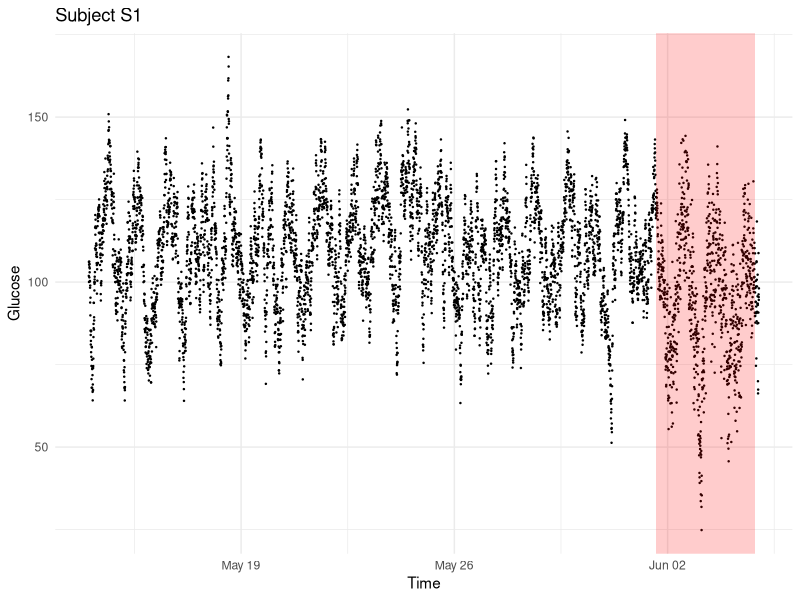
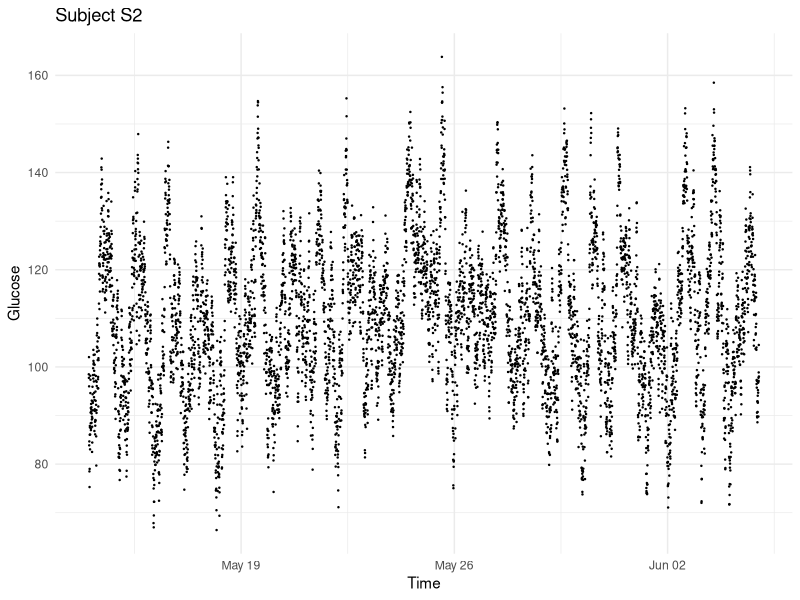
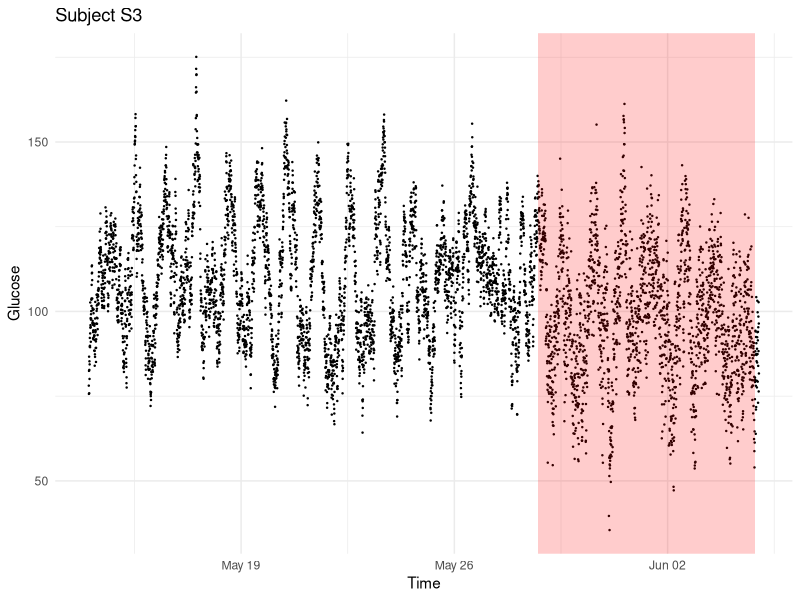
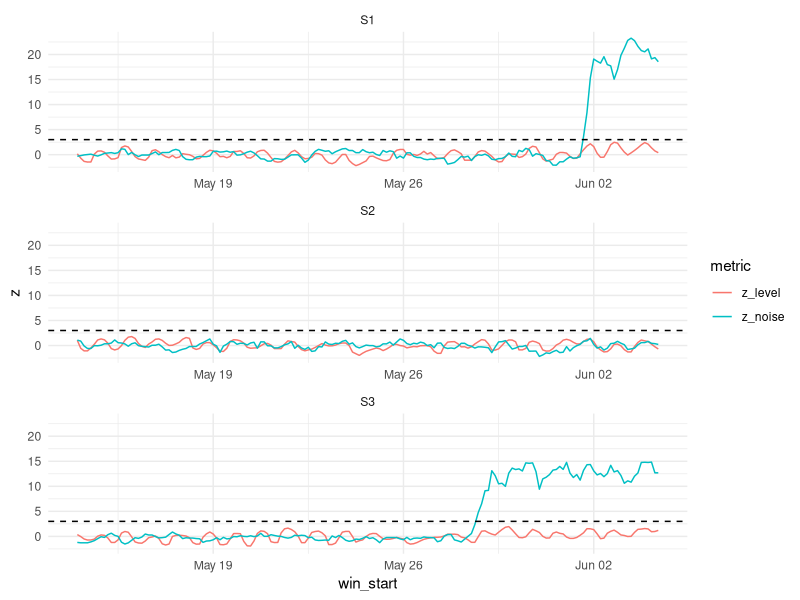

R code for these plots, in order:
## ---- chunk 1
knitr::opts_chunk$set(echo = TRUE, warning = FALSE, message = FALSE, fig.width = 11, fig.height = 3.5)
library(dplyr)
library(purrr)
library(ggplot2)
## ---- chunk 2
cfg <- list(
  window_h        = 12,    # rolling window length (hours)
  step_h          = 3,     # window step (hours)
  max_dt_min      = 20,    # only use consecutive readings <= this far apart for |diff|
  min_cov         = 0.5,   # min fraction of expected readings in a window
  session_gap_h   = 12,    # gap that starts a new sensor session
  min_windows     = 10,    # sessions with fewer windows are skipped (baseline unreliable)
  baseline_days   = NULL,  # NULL = whole session median; or e.g. 5 = use first 5 days as baseline
  z_noise         = 3,     # noise z-score threshold
  z_level         = 3,     # level-drop z-score threshold
  z_level_noise_min = 1,   # noise z needed in addition to a level drop
  merge_gap_h     = 12,    # merge flagged windows separated by less than this
  min_seg_h       = 24     # minimum segment duration to report
)
## ---- chunk 3
# dat_raw <- readRDS("your_data.rds")   # <- your data here

# ---- demo data (delete when using real data) ----
simulate_cgm <- function(subject, days = 22, det_day = NULL) {
  t <- seq(as.POSIXct("2025-05-14 00:00:00", tz = "UTC"), by = "5 min", length.out = days * 288)
  h <- as.numeric(format(t, "%H")) + as.numeric(format(t, "%M")) / 60
  gl <- 110 + 15 * sin(2 * pi * (h - 8) / 24) +
    as.numeric(arima.sim(list(ar = 0.95), n = length(t), sd = 4)) + rnorm(length(t), 0, 1.5)
  if (!is.null(det_day)) {
    k <- t >= t[1] + det_day * 86400
    gl[k] <- gl[k] - 15 + rnorm(sum(k), 0, 9)
  }
  tibble(subject = subject, gluc_time = t, gl = gl)
}
set.seed(1)
dat_raw <- bind_rows(simulate_cgm("S1", det_day = 19),
                     simulate_cgm("S2"),
                     simulate_cgm("S3", det_day = 15))
## ---- chunk 4
dat <- dat_raw %>%
  filter(!is.na(gl), !is.na(gluc_time)) %>%
  arrange(subject, gluc_time) %>%
  distinct(subject, gluc_time, .keep_all = TRUE) %>%
  group_by(subject) %>%
  mutate(dt_min  = as.numeric(difftime(gluc_time, lag(gluc_time), units = "mins")),
         session = cumsum(is.na(dt_min) | dt_min > cfg$session_gap_h * 60)) %>%
  ungroup()
## ---- chunk 5
# Rolling-window features + robust z-scores for ONE subject-session
score_session <- function(d, cfg) {
  t  <- as.numeric(d$gluc_time)
  g  <- d$gl
  tz <- attr(d$gluc_time, "tzone"); if (is.null(tz)) tz <- ""
  dt <- c(NA, diff(t)) / 60
  ad <- ifelse(!is.na(dt) & dt <= cfg$max_dt_min, abs(c(NA, diff(g))), NA)

  W      <- cfg$window_h * 3600
  starts <- seq(min(t), max(t) - W, by = cfg$step_h * 3600)
  if (length(starts) < cfg$min_windows) return(tibble())

  step_dt  <- median(dt, na.rm = TRUE)
  expected <- W / 60 / step_dt

  f <- map_dfr(starts, function(s) {
    lo <- findInterval(s,     t, left.open = TRUE) + 1
    hi <- findInterval(s + W, t, left.open = TRUE)
    i  <- if (hi >= lo) lo:hi else integer(0)
    a  <- ad[i]; a <- a[!is.na(a)]
    tibble(win_start = .POSIXct(s, tz = tz),
           win_end   = .POSIXct(s + W, tz = tz),
           cov   = length(i) / expected,
           noise = if (length(a) >= 10) unname(quantile(a, 0.75)) else NA_real_,
           level = if (length(i) > 0) median(g[i]) else NA_real_)
  })

  ok <- f$cov >= cfg$min_cov & !is.na(f$noise) & !is.na(f$level)
  base <- ok
  if (!is.null(cfg$baseline_days)) {
    base <- base & as.numeric(f$win_start) < min(t) + cfg$baseline_days * 86400
  }
  if (sum(base) < 5) base <- ok
  if (sum(base) < 5) return(tibble())

  robust_sd <- function(x) pmax(mad(x), 0.1 * abs(median(x)), 1e-6)  # floor avoids tiny MAD
  f %>% mutate(
    z_noise = (noise - median(noise[base])) / robust_sd(noise[base]),
    z_level = (median(level[base]) - level)   / robust_sd(level[base]),   # positive = lower than usual
    flag    = ok & (z_noise > cfg$z_noise |
                    (z_level > cfg$z_level & z_noise > cfg$z_level_noise_min)),
    session_start = min(d$gluc_time),
    session_end   = max(d$gluc_time)
  )
}

# Merge flagged windows into segments for ONE subject-session
make_segments <- function(f, cfg) {
  fl <- f %>% filter(flag)
  if (nrow(fl) == 0) return(tibble())
  s <- as.numeric(fl$win_start); e <- as.numeric(fl$win_end)
  prev_max <- c(-Inf, head(cummax(e), -1))
  grp <- cumsum(s - prev_max > cfg$merge_gap_h * 3600)

  fl %>%
    mutate(grp = grp) %>%
    group_by(grp) %>%
    summarise(seg_start   = min(win_start),
              seg_end     = min(max(win_end), first(session_end)),
              n_windows   = n(),
              max_z_noise = max(z_noise),
              max_z_level = max(z_level),
              session_end = first(session_end),
              .groups = "drop") %>%
    mutate(duration_h = as.numeric(difftime(seg_end, seg_start, units = "hours")),
           runs_to_sensor_end = seg_end >= session_end - cfg$window_h * 3600) %>%
    filter(duration_h >= cfg$min_seg_h) %>%
    select(-grp, -session_end)
}
## ---- chunk 6
scored <- dat %>%
  group_by(subject, session) %>%
  group_modify(~ score_session(.x, cfg)) %>%
  ungroup()

segments <- scored %>%
  group_by(subject, session) %>%
  group_modify(~ make_segments(.x, cfg)) %>%
  ungroup()
## ---- chunk 7
segments %>% mutate(across(c(duration_h, max_z_noise, max_z_level), ~ round(.x, 1)))
## ---- chunk 8
all_subjects <- unique(dat$subject)
flagged_list <- map(setNames(all_subjects, all_subjects), function(s) {
  segments %>% filter(subject == s) %>% select(seg_start, seg_end, duration_h)
})
flagged_list
## ---- chunk 9
unique(segments$subject)
## ---- chunk 10
walk(all_subjects, function(s) {
  p <- ggplot(filter(dat, subject == s), aes(gluc_time, gl)) +
    geom_point(size = 0.2) +
    geom_rect(data = filter(segments, subject == s),
              aes(xmin = seg_start, xmax = seg_end, ymin = -Inf, ymax = Inf),
              inherit.aes = FALSE, fill = "red", alpha = 0.2) +
    labs(title = paste("Subject", s), x = "Time", y = "Glucose") +
    theme_minimal()
  print(p)
})
## ---- chunk 11
scored %>%
  tidyr::pivot_longer(c(z_noise, z_level), names_to = "metric", values_to = "z") %>%
  ggplot(aes(win_start, z, colour = metric)) +
  geom_line() +
  geom_hline(yintercept = c(cfg$z_noise), linetype = 2) +
  facet_wrap(~ subject, scales = "free_x", ncol = 1) +
  theme_minimal()
